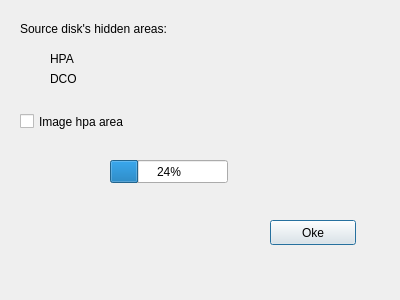
<?xml version="1.0" encoding="UTF-8"?>
<ui version="4.0">
 <class>HiddenAreaDialog</class>
 <widget class="QDialog" name="HiddenAreaDialog">
  <property name="geometry">
   <rect>
    <x>0</x>
    <y>0</y>
    <width>400</width>
    <height>300</height>
   </rect>
  </property>
  <property name="windowTitle">
   <string>Dialog</string>
  </property>
  <widget class="QLabel" name="hdareaLabel">
   <property name="geometry">
    <rect>
     <x>50</x>
     <y>50</y>
     <width>141</width>
     <height>17</height>
    </rect>
   </property>
   <property name="text">
    <string>HPA</string>
   </property>
  </widget>
  <widget class="QLabel" name="dcoLabel">
   <property name="geometry">
    <rect>
     <x>50</x>
     <y>70</y>
     <width>141</width>
     <height>17</height>
    </rect>
   </property>
   <property name="text">
    <string>DCO</string>
   </property>
  </widget>
  <widget class="QLabel" name="label">
   <property name="geometry">
    <rect>
     <x>20</x>
     <y>20</y>
     <width>181</width>
     <height>17</height>
    </rect>
   </property>
   <property name="text">
    <string>Source disk's hidden areas:</string>
   </property>
  </widget>
  <widget class="QLabel" name="hpaSectorLb">
   <property name="geometry">
    <rect>
     <x>130</x>
     <y>50</y>
     <width>161</width>
     <height>17</height>
    </rect>
   </property>
   <property name="text">
    <string/>
   </property>
  </widget>
  <widget class="QLabel" name="dcoSectorLb">
   <property name="geometry">
    <rect>
     <x>130</x>
     <y>70</y>
     <width>161</width>
     <height>17</height>
    </rect>
   </property>
   <property name="text">
    <string/>
   </property>
  </widget>
  <widget class="QCheckBox" name="imageHpaCheckbox">
   <property name="geometry">
    <rect>
     <x>20</x>
     <y>110</y>
     <width>131</width>
     <height>23</height>
    </rect>
   </property>
   <property name="text">
    <string>Image hpa area</string>
   </property>
  </widget>
  <widget class="QProgressBar" name="rmHpaProgressBar">
   <property name="geometry">
    <rect>
     <x>110</x>
     <y>160</y>
     <width>118</width>
     <height>23</height>
    </rect>
   </property>
   <property name="value">
    <number>24</number>
   </property>
   <property name="textVisible">
    <bool>true</bool>
   </property>
  </widget>
  <widget class="QPushButton" name="okeButton">
   <property name="geometry">
    <rect>
     <x>270</x>
     <y>220</y>
     <width>86</width>
     <height>25</height>
    </rect>
   </property>
   <property name="text">
    <string>Oke</string>
   </property>
  </widget>
 </widget>
 <resources/>
 <connections/>
</ui>
